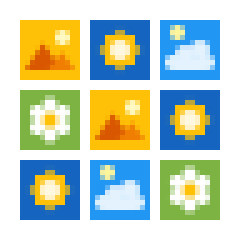
#> input picture bonus/small.png, 48 x 48 px (shown 5 times larger)
$ python imageReader.py
#> lines starting #> are read from the running program, lines starting #| are printed output that depends on the picture
#!/usr/bin/python3

import math
import numpy
import sys
import statistics
from operator import itemgetter
from collections import namedtuple
import operator

from PIL import Image

FILENAME='small.png' #image can be in gif jpeg or png format
im=Image.open(FILENAME).convert('RGB')
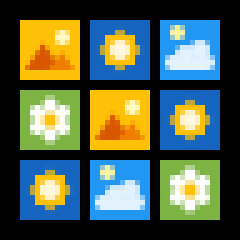
#> im: PIL image 48x48 RGB (shown 5 times larger); mean R, G, B 81.6, 95.1, 76.2
pix=im.load()
w=im.size[0]
#> w = 48
h=im.size[1]
#> h = 48
for i in range(w):
    for j in range(h):
        print("(",i,j,")",pix[i, j])
#> this loop made 48 passes
#> (printed output is left out)

# [5 lines of commented-out code are left out]
